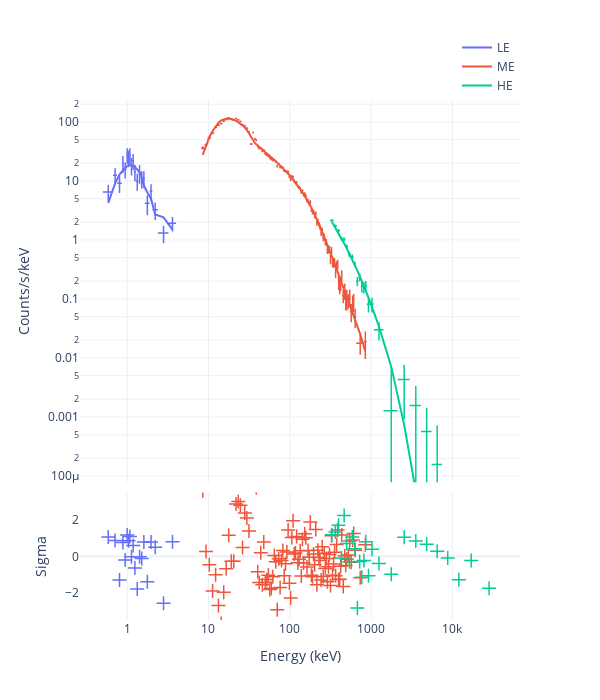

Notebook code cell kept with this figure:
### Code cell
fig = Plot.infer(post, style='CE')
fig.save(f'{savepath}/ctsspec')
